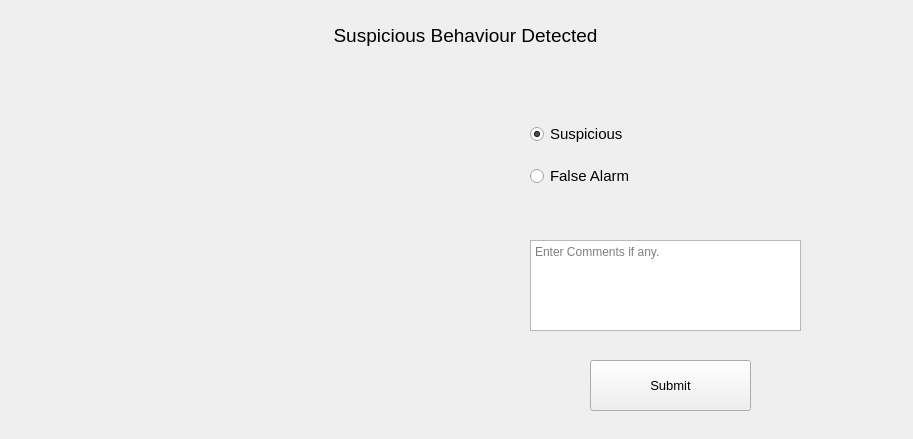
<?xml version="1.0" encoding="UTF-8"?>
<ui version="4.0">
 <class>MainWindow</class>
 <widget class="QMainWindow" name="MainWindow">
  <property name="geometry">
   <rect>
    <x>0</x>
    <y>0</y>
    <width>913</width>
    <height>439</height>
   </rect>
  </property>
  <property name="windowTitle">
   <string>MainWindow</string>
  </property>
  <property name="windowIcon">
   <iconset>
    <normaloff>Images/Window_Icon.PNG</normaloff>Images/Window_Icon.PNG</iconset>
  </property>
  <widget class="QWidget" name="centralwidget">
   <widget class="QLabel" name="Heading_Label">
    <property name="geometry">
     <rect>
      <x>290</x>
      <y>10</y>
      <width>351</width>
      <height>51</height>
     </rect>
    </property>
    <property name="font">
     <font>
      <family>Segoe UI</family>
      <pointsize>14</pointsize>
     </font>
    </property>
    <property name="text">
     <string>Suspicious Behaviour Detected</string>
    </property>
    <property name="alignment">
     <set>Qt::AlignCenter</set>
    </property>
   </widget>
   <widget class="QLabel" name="Screenshot">
    <property name="geometry">
     <rect>
      <x>40</x>
      <y>80</y>
      <width>451</width>
      <height>331</height>
     </rect>
    </property>
    <property name="font">
     <font>
      <family>Century</family>
     </font>
    </property>
    <property name="text">
     <string/>
    </property>
    <property name="scaledContents">
     <bool>true</bool>
    </property>
   </widget>
   <widget class="QLabel" name="Logo">
    <property name="geometry">
     <rect>
      <x>720</x>
      <y>50</y>
      <width>151</width>
      <height>141</height>
     </rect>
    </property>
    <property name="frameShape">
     <enum>QFrame::NoFrame</enum>
    </property>
    <property name="text">
     <string/>
    </property>
    <property name="pixmap">
     <pixmap>Images/Logo_rc.png</pixmap>
    </property>
    <property name="scaledContents">
     <bool>true</bool>
    </property>
   </widget>
   <widget class="QPushButton" name="Submit_Button">
    <property name="geometry">
     <rect>
      <x>590</x>
      <y>360</y>
      <width>161</width>
      <height>51</height>
     </rect>
    </property>
    <property name="font">
     <font>
      <family>Segoe UI</family>
      <pointsize>10</pointsize>
     </font>
    </property>
    <property name="cursor">
     <cursorShape>PointingHandCursor</cursorShape>
    </property>
    <property name="styleSheet">
     <string notr="true"/>
    </property>
    <property name="text">
     <string>Submit</string>
    </property>
    <property name="checkable">
     <bool>true</bool>
    </property>
    <property name="checked">
     <bool>false</bool>
    </property>
   </widget>
   <widget class="QWidget" name="verticalLayoutWidget">
    <property name="geometry">
     <rect>
      <x>530</x>
      <y>110</y>
      <width>151</width>
      <height>91</height>
     </rect>
    </property>
    <layout class="QVBoxLayout" name="verticalLayout">
     <item>
      <widget class="QRadioButton" name="Suspicious_Radio_Button">
       <property name="font">
        <font>
         <family>Segoe UI</family>
         <pointsize>11</pointsize>
        </font>
       </property>
       <property name="text">
        <string>Suspicious</string>
       </property>
       <property name="checked">
        <bool>true</bool>
       </property>
      </widget>
     </item>
     <item>
      <widget class="QRadioButton" name="False_Alarm_Radio_Button">
       <property name="font">
        <font>
         <family>Segoe UI</family>
         <pointsize>11</pointsize>
        </font>
       </property>
       <property name="text">
        <string>False Alarm</string>
       </property>
      </widget>
     </item>
    </layout>
   </widget>
   <widget class="QPlainTextEdit" name="Comment_Section">
    <property name="geometry">
     <rect>
      <x>530</x>
      <y>240</y>
      <width>271</width>
      <height>91</height>
     </rect>
    </property>
    <property name="placeholderText">
     <string>Enter Comments if any.</string>
    </property>
   </widget>
  </widget>
 </widget>
 <resources/>
 <connections/>
</ui>
